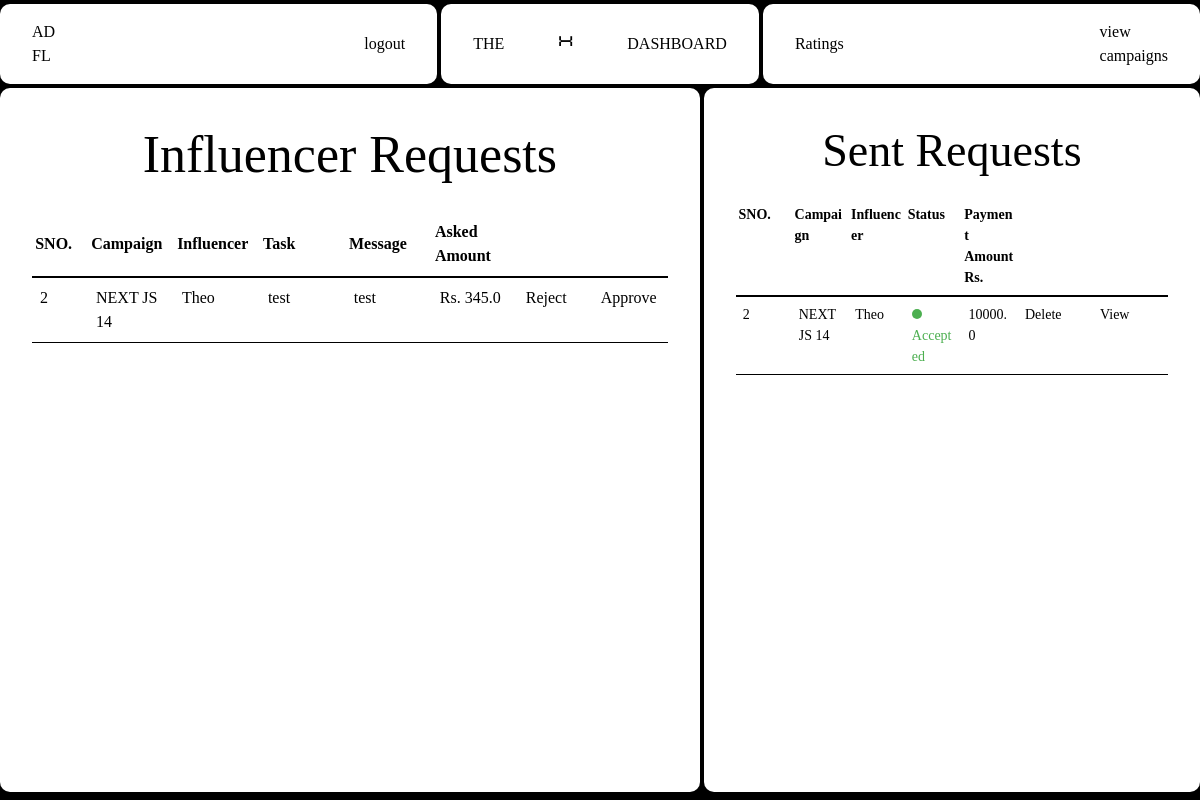
Before: /sponsor/dashboard (signed in) with the older database file.
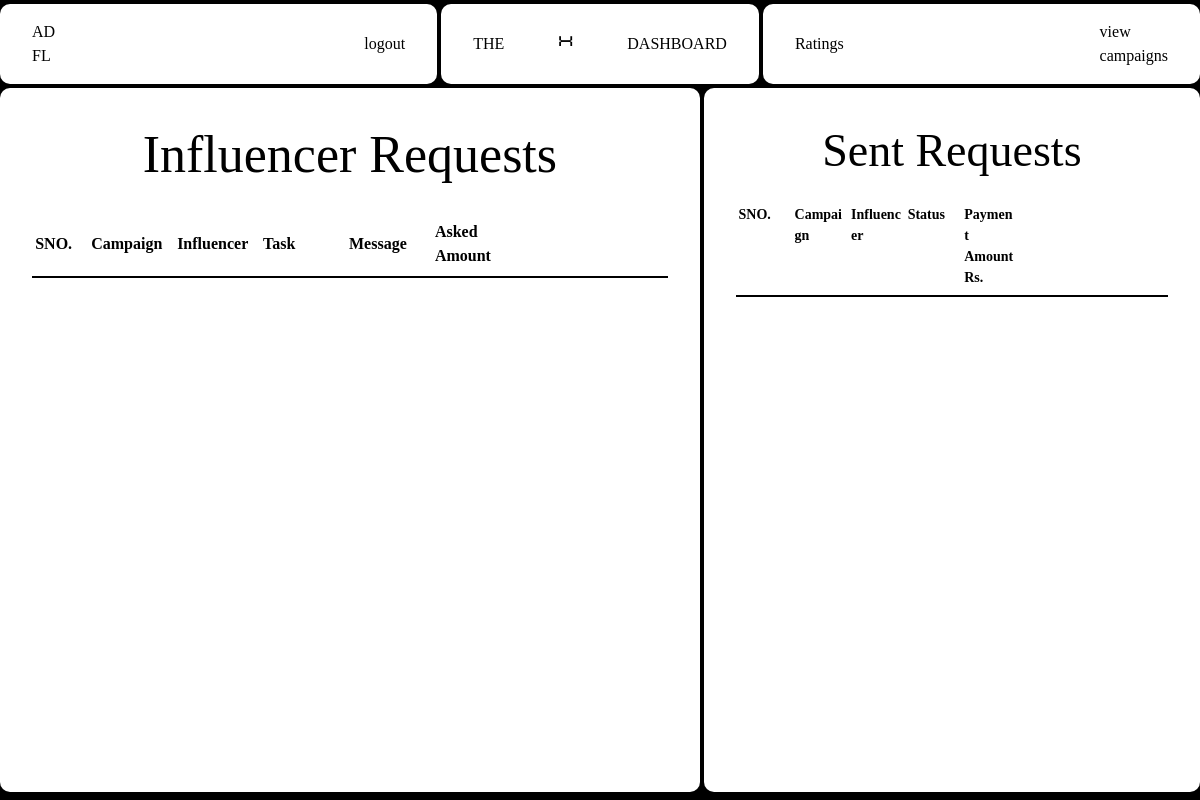
After: the same page with the newer database file.
### Adfluence/models.py (models this page shows)
class campaignRequest(db.Model):
    id = db.Column(db.Integer, primary_key=True)
    campaign_id = db.Column(db.Integer, db.ForeignKey("campaign.id"), nullable=False)
    influencer_id = db.Column(db.Integer, db.ForeignKey("influencer.id"))
    messages = db.Column(db.Text)
    requirements = db.Column(db.Text, nullable=False)
    payment_amount = db.Column(db.Float, nullable=False)
    status = db.Column(db.String(20), nullable=False, default="Pending")
    completed = db.Column(db.Boolean, default=False)
    completion_confirmed = db.Column(db.Boolean, default=False)
    payment_done = db.Column(db.Boolean, default=False)
    rating_done = db.Column(db.Boolean, default=False)

class Campaign(db.Model):
    __tablename__ = "campaign"
    id = db.Column(db.Integer, primary_key=True)
    name = db.Column(db.String(140), nullable=False)
    description = db.Column(db.Text, nullable=False)
    start_date = db.Column(db.Date, nullable=False)
    end_date = db.Column(db.Date, nullable=False)
    budget = db.Column(db.Integer, nullable=False)
    visibility = db.Column(db.String(10), nullable=False)  # 'public' or 'private'
    goals = db.Column(db.Text, nullable=False)
    niche = db.Column(db.String(100), nullable=False)
    status = db.Column(db.String(100), nullable=False, default="Incomplete")
    flagged = db.Column(db.Boolean, default=False)
    user_id = db.Column(db.Integer, db.ForeignKey("user.id"), nullable=False)
    ad_requests = db.relationship(
        "AdRequest", backref="campaign", cascade="all, delete-orphan"
    )
    campaign_requests = db.relationship(
        "campaignRequest", backref="campaign", cascade="all, delete-orphan"
    )

class Influencer(db.Model, UserMixin):
    __tablename__ = "influencer"
    id = db.Column(db.Integer, primary_key=True)
    name = db.Column(db.String(150), nullable=False)
    email = db.Column(db.String(150), nullable=False)
    profile_picture = db.Column(db.String(100), nullable=False)
    niche = db.Column(db.String(100), nullable=False)
    reach = db.Column(db.Integer, nullable=False)
    user_id = Column(Integer, ForeignKey("user.id"), nullable=False)
    platform = db.Column(db.String(100), nullable=False)
    bank_account_balance = db.Column(db.Float, default=0.0)
    flagged = db.Column(db.Boolean, default=False)
    transactions = relationship(
        "Transaction", backref="influencer", cascade="all, delete-orphan"
    )
    ratings = relationship("Rating", backref="influencer", cascade="all, delete-orphan")
    bookmarks = relationship(
        "Bookmark", backref="influencer", cascade="all, delete-orphan"
    )
    adrequests = relationship(
        "AdRequest", backref="influencer", cascade="all, delete-orphan"
    )
    campaignrequests = relationship(
        "campaignRequest", backref="influencer", cascade="all, delete-orphan"
    )

class AdRequest(db.Model):
    id = db.Column(db.Integer, primary_key=True)
    campaign_id = db.Column(db.Integer, db.ForeignKey("campaign.id"), nullable=False)
    influencer_id = db.Column(db.Integer, db.ForeignKey("influencer.id"))
    messages = db.Column(db.Text)
    requirements = db.Column(db.Text, nullable=False)
    payment_amount = db.Column(db.Float, nullable=False)
    status = db.Column(db.String(20), nullable=False, default="Pending")
    completed = db.Column(db.Boolean, default=False)
    completion_confirmed = db.Column(db.Boolean, default=False)
    payment_done = db.Column(db.Boolean, default=False)
    rating_done = db.Column(db.Boolean, default=False)

### Adfluence/sponsor.py (the view)
@sponsor.route("/dashboard", methods=["GET", "POST"])
@role_required("Sponsor")
@login_required
def dashboard():
    active_campaigns = Campaign.query.filter_by(user_id=current_user.id).all()
    campaign_requests = (
        campaignRequest.query.join(Campaign)
        .filter(Campaign.user_id == current_user.id)
        .all()
    )
    campaign_requests_with_details = []
    for campaign_request in campaign_requests:
        campaign = Campaign.query.get(campaign_request.campaign_id)
        campaign_name = campaign.name
        influencer = Influencer.query.get(campaign_request.influencer_id)
        if influencer:
            influencer_name = influencer.name
            campaign_requests_with_details.append(
                {
                    "campaign_name": campaign_name,
                    "campaign_request": campaign_request,
                    "influencer_name": influencer_name,
                }
            )
        else:
            flash("Influencer not found", category="error")
    sent_requests = (
        AdRequest.query.join(Campaign).filter(Campaign.user_id == current_user.id).all()
    )
    sent_requests_with_details = []
    for sent_request in sent_requests:
        influencer = Influencer.query.get(sent_request.influencer_id)
        influencer_name = influencer.name
        sent_requests_with_details.append(
            {"ad_request": sent_request, "influencer_name": influencer_name}
        )
    return render_template(
        "Sponsor/dashboard.html",
        user=current_user,
        active_campaigns=active_campaigns,
        campaign_requests=campaign_requests_with_details,
        sent_requests=sent_requests_with_details,
    )

### Adfluence/views.py (called while the page is built)
def role_required(role):
    def decorator(f):
        @wraps(f)
        def decorated_function(*args, **kwargs):
            if current_user.role != role:
                abort(403)
            return f(*args, **kwargs)
        return decorated_function
    return decorator

### Adfluence/templates/Sponsor/dashboard.html (shortened to what the changed rows need)
{% extends "base.html" %} {% block head %}
<link
  rel="stylesheet"
  href="{{ url_for('static', filename='src/sponsor_css/sponsor_dashboard.css') }}"
/>
{% endblock %} {% block content %}
<div class="container">
  <div class="content-wrapper">
    <div class="col-1 col">
      <div class="header">
        <h1>Influencer Requests</h1>
      </div>
      <div class="table-wrapper">
        <table class="first-table">
          <thead>
            <tr>
              <th class="w-14">SNO.</th>
              <th>Campaign</th>
              <th>Influencer</th>
              <th>Task</th>
              <th>Message</th>
              <th>Asked Amount</th>
              <th class="link"></th>
              <th class="link"></th>
            </tr>
          </thead>
          <tbody>
            {% for request in campaign_requests %} {% if
            request.campaign_request.status == 'Pending' %}
            <tr>
              <td class="w-14">{{request.campaign_request.id}}</td>
              <td>{{ request.campaign_name }}</td>
              <td>{{ request.influencer_name }}</td>
              <td>{{ request.campaign_request.requirements }}</td>
              <td>{{ request.campaign_request.messages }}</td>
              <td>Rs. {{ request.campaign_request.payment_amount }}</td>
              <td class="link">
                <form
                  action="{{ url_for('sponsor.request_action', request_id=request.campaign_request.id, action='reject') }}"
                  method="post"
                >
                  <button type="submit" class="danger">Reject</button>
                </form>
              </td>
              <td class="link">
                <form
                  action="{{ url_for('sponsor.request_action', request_id=request.campaign_request.id, action='accept') }}"
                  method="post"
                >
                  <button type="submit" class="approve">Approve</button>
                </form>
              </td>
            </tr>
          </tbody>
          {% endif %} {% endfor %}
        </table>
      </div>
    </div>
    <div class="col-2 col">
      <h1>Sent Requests</h1>
      <div class="table-wrapper-2">
        <table class="second-table">
          <thead>
            <tr>
              <th class="w-14">SNO.</th>
              <th>Campaign</th>
              <th>Influencer</th>
              <th>Status</th>
              <th>Payment Amount Rs.</th>
              <th class="link"></th>
              <th class="link"></th>
            </tr>
          </thead>
          <tbody>
            {% for request in sent_requests %}
            <tr>
              <td class="w-14">{{request.ad_request.id}}</td>
              <td>{{ request.ad_request.campaign.name }}</td>
              <td>{{ request.influencer_name }}</td>
              <td
                class="{% if request.ad_request.status == 'Pending' %} status-pending {% elif request.ad_request.status == 'Accepted' %} status-accepted {% elif request.ad_request.status == 'Rejected' %} status-rejected {% endif %}"
              >
                {{ request.ad_request.status }}
              </td>
              <td>{{ request.ad_request.payment_amount }}</td>
              <td class="link">
                <form
                  action="{{ url_for('sponsor.delete_ad_request', ad_request_id=request.ad_request.id) }}"
                  method="POST"
                >
                  <button
                    type="submit"
                    class="danger"
                    onclick="return confirm('Are you sure you want to delete this ad request?');"
                  >
                    Delete
                  </button>
                </form>
              </td>
              <td class="link">
                <a
                  href="{{ url_for('sponsor.viewCampaign', campaign_id=request.ad_request.campaign_id) }}"
                  class="view"
                  >View</a
                >
              </td>
            </tr>
          </tbody>
          {% endfor %}
        </table>
      </div>
    </div>
  </div>
</div>
{% endblock %}

Changed rows visible on the page:
removed campaignRequest: campaign_request.id "2", campaign_request.requirements "test", campaign_request.messages "test", campaign_request.payment_amount "345.0"
no longer on this page (row edited): Campaign: campaign_name "NEXT JS 14"
no longer on this page (row edited): Influencer: influencer_name "Theo", ad_request.id "2", ad_request.campaign.name "NEXT JS 14", influencer_name "Theo", ad_request.status "Accepted", ad_request.payment_amount "10000.0"
Other visible differences:
list line gone: "Rs. Reject Approve"
